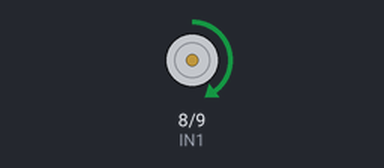
Simulated run of this sketch. Board: Arduino Uno, built with avr-gcc and run on an emulated ATmega328P. On the bench: motor-driver pin pairs drawn as motors (green arrow = first pin HIGH = forward, orange = second pin HIGH = backward, longer = more drive, scaled by the enable pin).

Above: at 1.5 s.
At 3.5 s:
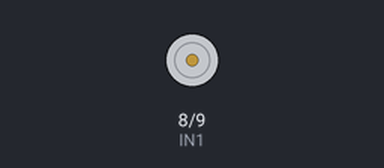
At 5.5 s:
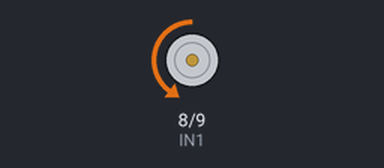
Timing chart, 0 to 10.4 s (numbered marks = the images above):
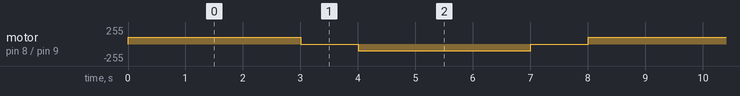

Measured:
- by itself, motor on pin 8 (IN1) / pin 9 (IN2): repeats every 8.0 s: stopped 1.0 s, backward 100/255 3.0 s, stopped 1.0 s, forward 100/255 3.0 s

The sketch:

motordc.ino
```cpp
const int ENA = 5;   // PWM kecepatan
const int IN1 = 8;
const int IN2 = 9;

void setup() {
  pinMode(ENA, OUTPUT);
  pinMode(IN1, OUTPUT);
  pinMode(IN2, OUTPUT);
}

void loop() {
  // Motor putar maju
  digitalWrite(IN1, HIGH);
  digitalWrite(IN2, LOW);
  analogWrite(ENA, 100); // kecepatan 0-255, sesuaikan
  delay(3000);

  // Motor berhenti sebentar
  digitalWrite(IN1, LOW);
  digitalWrite(IN2, LOW);
  delay(1000);

  // Motor putar mundur
  digitalWrite(IN1, LOW);
  digitalWrite(IN2, HIGH);
  analogWrite(ENA, 100);
  delay(3000);

  // Motor berhenti lagi
  digitalWrite(IN1, LOW);
  digitalWrite(IN2, LOW);
  delay(1000);
}
```
